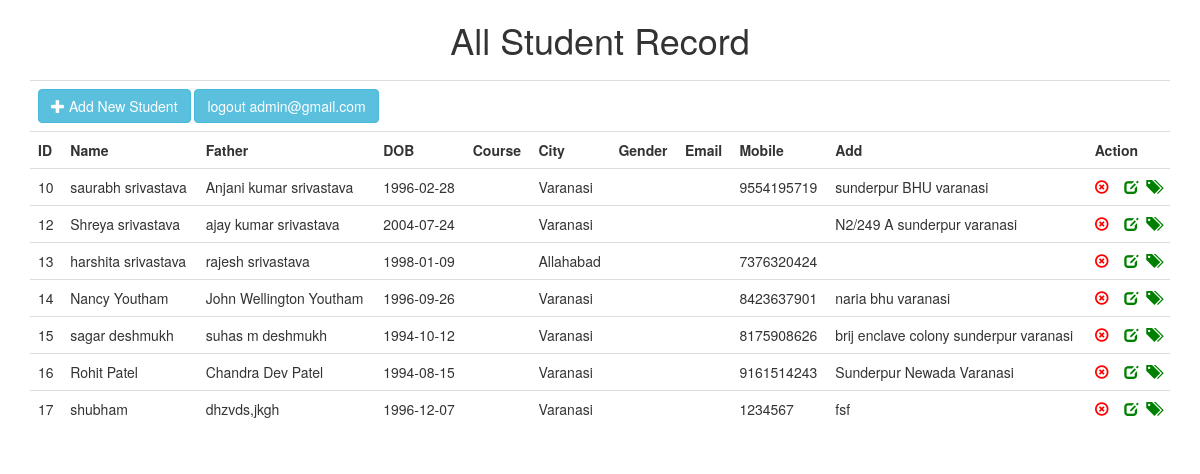
Screenshot of /student_view.php (signed in) with the database file from the repository.
### tables this page shows
CREATE TABLE IF NOT EXISTS `student_regi` (
  `std_id` int(11) NOT NULL,
  `std_name` varchar(50) NOT NULL,
  `std_father` varchar(50) NOT NULL,
  `std_dob` date NOT NULL,
  `std_course` varchar(20) NOT NULL,
  `std_city` varchar(20) NOT NULL,
  `std_cfee` int(20) NOT NULL,
  `std_gender` varchar(10) NOT NULL,
  `std_mob` varchar(12) NOT NULL,
  `std_email` varchar(40) NOT NULL,
  `std_add` varchar(500) NOT NULL
);

### student_view.php (the view, shortened to what this page needs)
<!doctype html>
<html>
<head>
<link href="css/bootstrap.css" rel="stylesheet">
</head>
<body>
<div class="container">
<h1 align="center">All Student Record</h1>
<table class="table" width="100%">
<tr>
<td colspan="11">
<button class="btn btn-info"><a style="text-decoration:none; color:#fff;" href="form_regi.php"><span class=" glyphicon glyphicon-plus"></span> Add New Student</a></button>
<?php
if(isset($_SESSION['user']))
{
echo '<a href="logout.php"><button class="btn btn-info">
logout '.$_SESSION['user'].'
</button></a>';
}
else{
	header("location:index.php");
}
?>
</td>
</tr>
<tr>
<th>ID</th>
<th>Name</th>
<th>Father</th>
<th>DOB</th>
<th>Course</th>
<th>City</th>
<th>Gender</th>
<th>Email</th>
<th>Mobile</th>
<th>Add</th>
<th>Action</th>
</tr>
<?php
$q=mysql_query("SELECT * FROM student_regi");
while($row=mysql_fetch_array($q))
{
?>
<tr>
<td><?php echo $row['std_id']; ?></td>
<td><?php echo $row['std_name']; ?></td>
<td><?php echo $row['std_father']; ?></td>
<td><?php echo $row['std_dob']; ?></td>
<td><?php echo $row['std_cs']; ?></td>
<td><?php echo $row['std_city']; ?></td>
<td><?php echo $row['std_ gen']; ?></td>
<td><?php echo $row['std_mail']; ?></td>
<td><?php echo $row['std_mob']; ?></td>
<td><?php echo $row['std_add']; ?></td>
<td><a href="remove.php?del=<?php echo $row['std_id']; ?>"><span class="glyphicon glyphicon-remove-circle" style="color:red"></span></a>
&nbsp;&nbsp;&nbsp;<a href="edit.php?edit=<?php echo $row['std_id']; ?>"><span class=" glyphicon glyphicon-edit" style="color:green;"></span></a>
&nbsp;<a href="#?edit=<?php echo $row['std_id']; ?>"><span class=" glyphicon glyphicon-tags" style="color:green;"></span></a></td>
</tr>
<?php } ?>
</table>
</div>
</body>
</html>

### rows the page displays
student_regi: std_id "10", std_name "saurabh srivastava", std_father "Anjani kumar srivastava", std_dob "1996-02-28", std_city "Varanasi", std_mob "9554195719", std_add "sunderpur BHU varanasi"
student_regi: std_id "12", std_name "Shreya srivastava", std_father "ajay kumar srivastava", std_dob "2004-07-24", std_city "Varanasi", std_add "N2/249 A sunderpur varanasi"
student_regi: std_id "13", std_name "harshita srivastava", std_father "rajesh srivastava", std_dob "1998-01-09", std_city "Allahabad", std_mob "7376320424"
student_regi: std_id "14", std_name "Nancy Youtham", std_father "John Wellington Youtham", std_dob "1996-09-26", std_city "Varanasi", std_mob "8423637901", std_add "naria bhu varanasi"
student_regi: std_id "15", std_name "sagar deshmukh", std_father "suhas m deshmukh", std_dob "1994-10-12", std_city "Varanasi", std_mob "8175908626", std_add "brij enclave colony sunderpur varanasi"
student_regi: std_id "16", std_name "Rohit Patel", std_father "Chandra Dev Patel", std_dob "1994-08-15", std_city "Varanasi", std_mob "9161514243", std_add "Sunderpur Newada Varanasi"
student_regi: std_id "17", std_name "shubham", std_father "dhzvds,jkgh", std_dob "1996-12-07", std_city "Varanasi", std_mob "1234567", std_add "fsf"

### other values shown
$_SESSION['user'] "admin@gmail.com"
